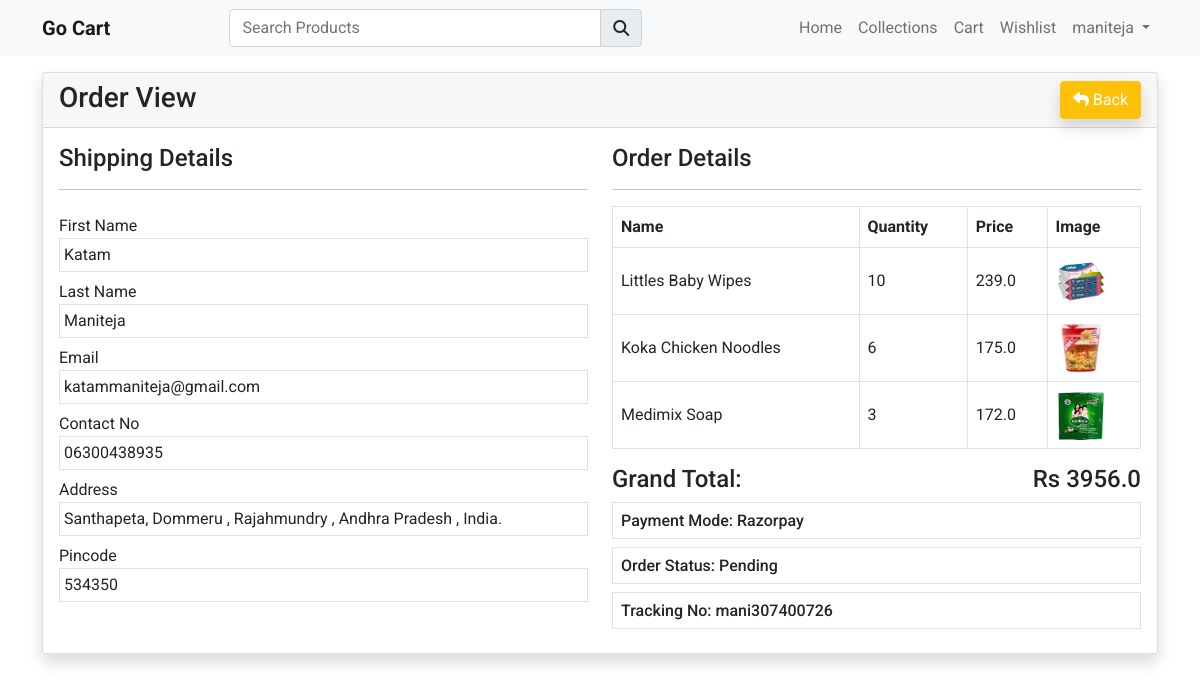
Page /view-order/mani307400726 (signed in) on the committed database.
### store/models.py (models this page shows, shortened)
class Order(models.Model):
    user=models.ForeignKey(User, on_delete=models.CASCADE)
    fname=models.CharField(max_length=150,null=False)
    lname=models.CharField(max_length=150,null=False)
    email=models.CharField(max_length=150,null=False)
    phone=models.CharField(max_length=150,null=False)
    address=models.TextField(null=False)
    city=models.CharField(max_length=150,null=False)
    state=models.CharField(max_length=150,null=False)
    country=models.CharField(max_length=150,null=False)
    pincode=models.CharField(max_length=150,null=False)
    total_price=models.FloatField(null=False)
    payment_mode=models.CharField(max_length=150,null=False)
    payment_id=models.CharField(max_length=250,null=True,blank=True)
    orderstatuses=(
        ("Pending","Pending"),
        ("Out for shipping","Out for shipping"),
        ("Delivered","Delivered")
    )
    status=models.CharField(max_length=150,choices=orderstatuses,default="Pending")
    message=models.TextField(null=True,blank=True)
    tracking_no=models.CharField(max_length=150,null=True)
    created_at=models.DateTimeField(auto_now_add=True)
    updated_at=models.DateTimeField(auto_now=True)

class OrderItem(models.Model):
    order=models.ForeignKey(Order, on_delete=models.CASCADE)
    product=models.ForeignKey(Products, on_delete=models.CASCADE)
    price=models.FloatField(null=False)
    quantity=models.IntegerField(null=False)

class Products(models.Model):
    category=models.ForeignKey(Categories, on_delete=models.CASCADE)
    slug=models.CharField(max_length=150,null=False,blank=False)
    name=models.CharField(max_length=150,null=False,blank=False)
    product_image=models.ImageField(upload_to=get_file_path,null=True,blank=True)
    small_description=models.TextField(max_length=1000,null=False,blank=False)
    quantity=models.IntegerField(null=False,blank=False)
    description=models.TextField(null=True,blank=True)
    selling_price=models.FloatField(null=False,blank=False)
    status=models.BooleanField(default=False,help_text="0=default, 1=Hidden")
    trending=models.BooleanField(default=False,help_text="0=default, 1=Trending")
    tag=models.CharField(max_length=150,null=True,blank=True)
    created_at=models.DateTimeField(auto_now_add=True)

### store/controller/order.py (the view)
# urls.py: path('view-order/<str:t_no>',order.vieworder,name="orderview")
def vieworder(request,t_no):
    order=Order.objects.filter(tracking_no=t_no).filter(user=request.user).first()
    orderItems=OrderItem.objects.filter(order=order)
    context={
        'order':order,
        "orderitems":orderItems
    }
    return render(request, 'store/orders/view.html',context)

### store/templates/store/orders/view.html (shortened to what this page needs)
{% extends 'store/layouts/main.html' %}
{% block content %}
<div class="container my-3">
    <div class="row">
        <div class="col-md-12">
            <div class="card shadow">
                <div class="card-header">
                    <h3 class="mb-0">Order View
                        <a href="{% url 'myorders' %}" class="btn btn-warning float-end text-white"><i class="fa fa-reply"></i> Back</a>
                    </h3>
                </div>
                <div class="card-body">
                    <div class="row">
                        <div class="col-md-6 mb-3">
                            <h4>Shipping Details</h4>
                            <hr>
                            <label class="mt-2" for="">First Name</label>
                            <div class="border p-1">{{order.fname}}</div>
                            <label class="mt-2" for="">Last Name</label>
                            <div class="border p-1">{{order.lname}}</div>
                            <label class="mt-2" for="">Email</label>
                            <div class="border p-1">{{order.email}}</div>
                            <label class="mt-2" for="">Contact No</label>
                            <div class="border p-1">{{order.phone}}</div>
                            <label class="mt-2" for="">Address</label>
                            <div class="border p-1">
                                {{order.address}} ,
                                {{order.city}} ,
                                {{order.state}} ,
                                {{order.country}}.
                            </div>
                            <label class="mt-2" for="">Pincode</label>
                            <div class="border p-1">{{order.pincode}}</div>
                        </div>
                        <div class="col-md-6">
                            <h4>Order Details</h4>
                            <hr>
                            <table class="table table-bordered align-middle">
                                <thead>
                                    <tr>
                                        <th>Name</th>
                                        <th>Quantity</th>
                                        <th>Price</th>
                                        <th>Image</th>
                                    </tr>
                                </thead>
                                <tbody>
                                    {% for item in orderitems %}
                                    <tr>
                                        <td>{{ item.product.name }}</td>
                                        <td>{{ item.quantity }}</td>
                                        <td>{{ item.price }}</td>
                                        <td>
                                            <img src="{{item.product.product_image.url}}" height="50px" width="50px" alt="">
                                        </td>
                                    </tr>
                                    {% endfor %}
                                </tbody>
                            </table>
                            <h4>Grand Total: <span class="float-end">Rs {{order.total_price}}</span></h4>
                            <h6 class="border p-2">Payment Mode: {{order.payment_mode}}</h6>
                            <h6 class="border p-2">Order Status: {{order.status}}</h6>
                            <h6 class="border p-2">Tracking No: {{order.tracking_no}}</h6>
                        </div>
                    </div>
                </div>
            </div>
        </div>
    </div>
</div>
{% endblock content %}

### store/templates/store/inc/navbar.html (shortened to what this page needs)
<nav class="navbar navbar-expand-lg navbar-light bg-light">
  <div class="container">
    <a class="navbar-brand fw-bold" href="javascript:void(0)">Go Cart</a>
    <div class="collapse navbar-collapse" id="navbarNav">
      <div class="search_bar">
        <form action="{% url 'searchproducts' %}" method='post'>
          <div class="input-group">
            <input type="text" class="form-control" name="searched_product" id="search_products" required placeholder="Search Products">
            <button type="submit" class="input-group-text"><i class="fa fa-search"></i></button>
          </div>
        </form>
      </div>
      <ul class="navbar-nav ms-auto">
        <li class="nav-item">
          <a class="nav-link {% if request.resolver_match.url_name == 'home' %}active{% endif %}" href="{% url 'home' %}">Home</a>
        </li>
        <li class="nav-item">
          <a class="nav-link {% if request.resolver_match.url_name == 'collections' %}active{% endif %}" href="{% url 'collections' %}">Collections</a>
        </li>
        <li class="nav-item">
          <a class="nav-link {% if request.resolver_match.url_name == 'viewcart' %}active{% endif %}" href="{% url 'viewcart' %}">Cart</a>
        </li>
        <li class="nav-item">
          <a class="nav-link {% if request.resolver_match.url_name == 'wishlist' %}active{% endif %}" href="{% url 'wishlist' %}">Wishlist</a>
        </li>
        {% if user.is_authenticated %}
          <li class="nav-item dropdown">
            <a class="nav-link dropdown-toggle" href="#" id="navbarDropdownMenuLink" role="button" data-bs-toggle="dropdown" aria-expanded="false">
              {{user.username}}
            </a>
          </li>
        {% else %}
          <li class="nav-item">
            <a class="nav-link {% if request.resolver_match.url_name == 'loginpage' %}active{% endif %}" href="{% url 'loginpage' %}">Login</a>
          </li>
        {% endif %}
      </ul>
    </div>
  </div>
</nav>

### static/css/style.css (style rules this page uses)
* { font-family: "Jost", sans-serif; font-family: "Roboto", sans-serif; }
a { text-decoration: none; }
.search_bar { width: 40%; min-width: 350px; margin-left: 10%; }

### rows in the picture
Order: fname "Katam", lname "Maniteja", email "katammaniteja@gmail.com", phone "06300438935", address "Santhapeta, Dommeru", city "Rajahmundry", state "Andhra Pradesh", country "India", pincode "534350", total_price "3956.0", payment_mode "Razorpay", status "Pending", tracking_no "mani307400726"
OrderItem: product.name "Littles Baby Wipes", quantity "10", price "239.0", product.product_image (picture)
OrderItem: product.name "Koka Chicken Noodles", quantity "6", price "175.0", product.product_image (picture)
OrderItem: product.name "Medimix Soap", quantity "3", price "172.0", product.product_image (picture)

### other values in the picture
{{ user.username }} "maniteja"
